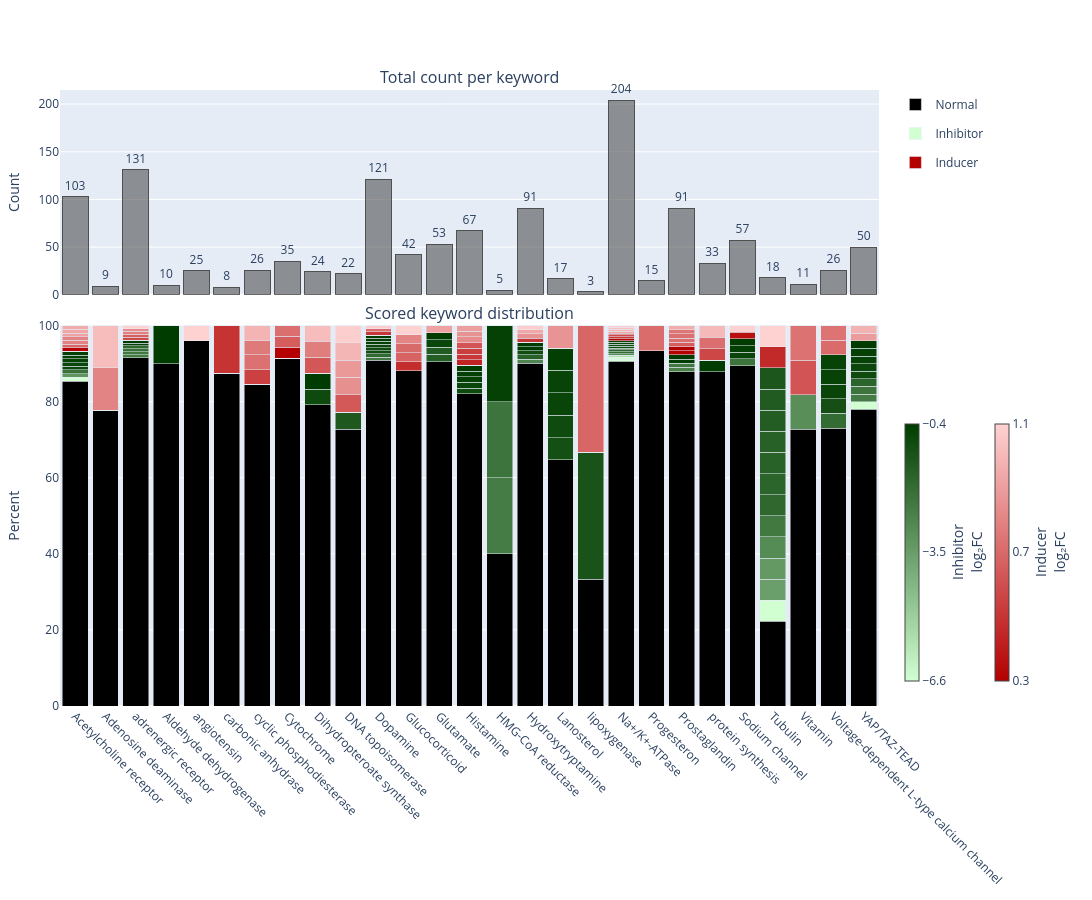

The code cell stored with this chart in its notebook:
### Markdown cell above
# Defining essential custom functions

### Code cell
g = Graph(df_master, type_col="Screen: Effect on EV uptake")
fig = g.scored_bar_plot()
